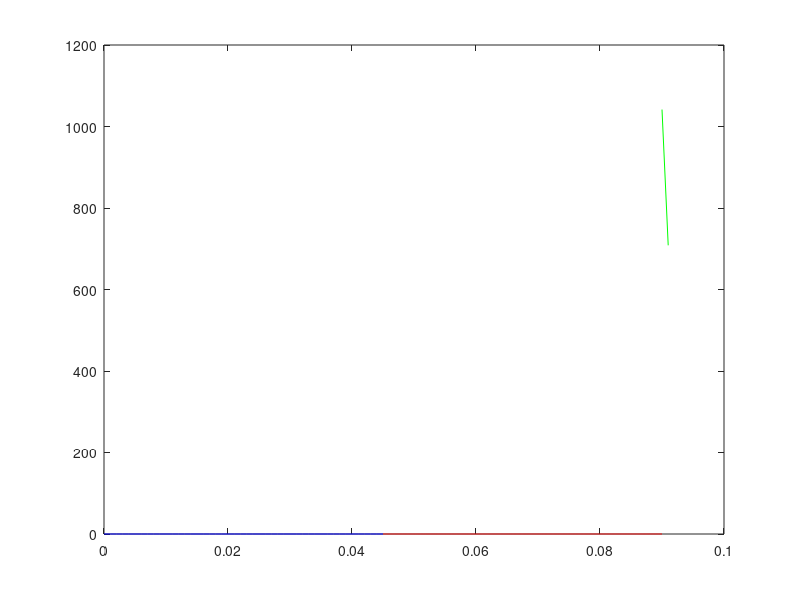

Reproduce this figure in MATLAB.
R = 0.09;
x = 0:0.001:0.045;

y = 32*x/15*R;

plot(x, y, 'b');

hold on;

x = 0.045:0.0001:0.09;

y = 64*x/15*R - 16*x.^2/5*R^2 - 4/60*(x.^2);

plot(x, y, 'r');

hold on;

x = 0.09:0.001:0.091;

y = R^(-2)*(x.^(-2)) - 14200;

plot(x, y, 'g');